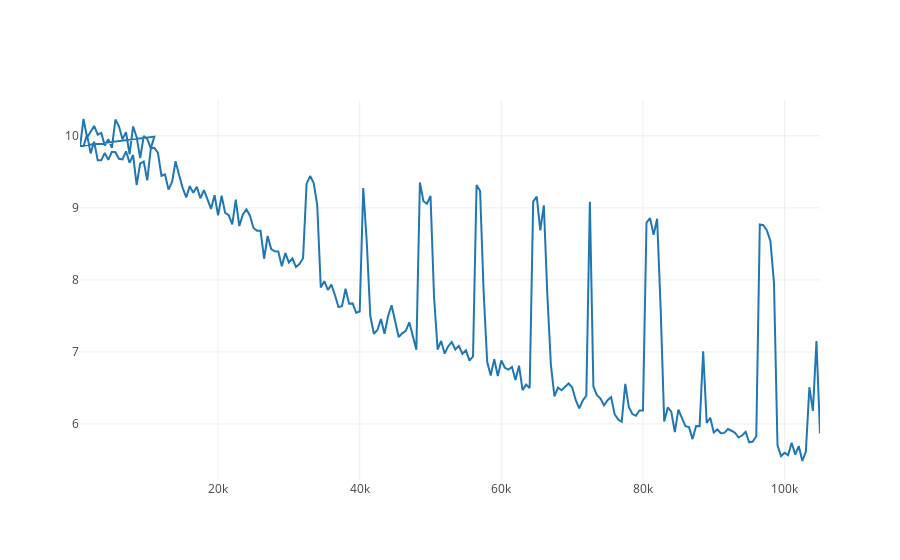

Notebook code cell kept with this figure:
### Code cell
step_df = pd.read_csv('training_model/step.csv')
score_df = pd.read_csv('training_model/score.csv')


line_step=go.Scatter(y=step_df['mean'], x=step_df['run'])
line_score=go.Scatter(y=score_df['mean'])

data = [line_step]

iplot(data)

### Figure 1 — Plotly figure (JSON) as saved in the notebook; plotly's stock layout.template omitted (floating-point values rounded to 4 significant figures; data arrays with more than 128 entries replaced by an {"elided": "..."} marker saying what was removed)
{"data": [{"type": "scatter", "uid": "6499a080-9f0b-4e09-b62d-6fdcf591bb2b", "x": {"elided": "232 int values"}, "y": {"elided": "232 float values"}}], "layout": {}}
